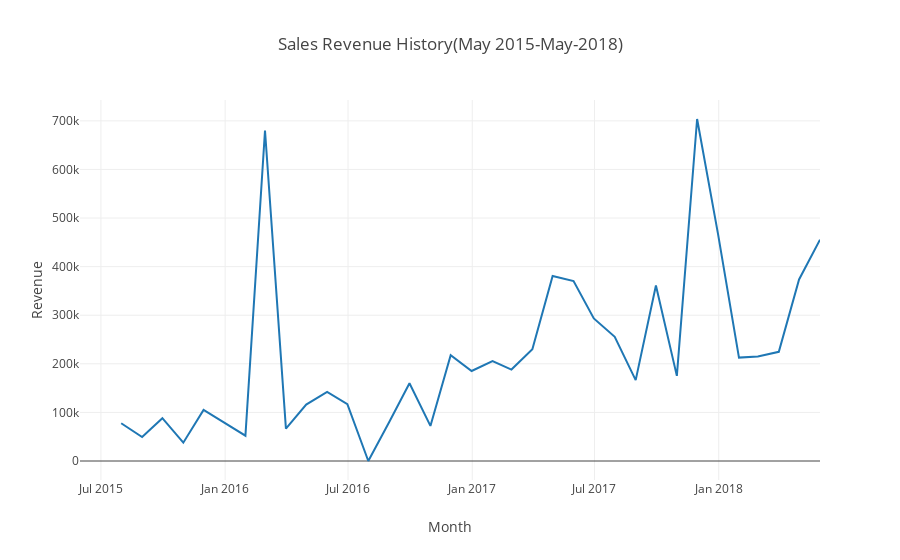

Notebook cell for this chart:
### Code cell
traces=[]

traces.append(go.Scatter(x=data.date, y=data.revenue, mode='lines'))

layout = dict(
    title='Sales Revenue History(May 2015-May-2018)',
    yaxis=dict(title='Revenue'), showlegend=False, xaxis=dict(title='Month'))

fig = dict(data=traces, layout=layout)
iplot(fig)

### Figure 1 — Plotly figure (JSON) as saved in the notebook; plotly's stock layout.template omitted (floating-point values rounded to 4 significant figures)
{"data": [{"mode": "lines", "type": "scatter", "x": ["2015-05-31", "2015-07-31", "2015-08-31", "2015-09-30", "2015-10-31", "2015-11-30", "2015-12-31", "2016-01-31", "2016-02-29", "2016-03-31", "2016-04-30", "2016-05-31", "2016-06-30", "2016-07-31", "2016-08-31", "2016-09-30", "2016-10-31", "2016-11-30", "2016-12-31", "2017-01-31", "2017-02-28", "2017-03-31", "2017-04-30", "2017-05-31", "2017-06-30", "2017-07-31", "2017-08-31", "2017-09-30", "2017-10-31", "2017-11-30", "2017-12-31", "2018-01-31", "2018-02-28", "2018-03-31", "2018-04-30", "2018-05-31"], "y": [null, 77650.0, 49420.0, 88100.0, 37730.0, 105100.0, 79410.0, 52140.0, 680100.0, 66750.0, 116200.0, 142300.0, 117100.0, 0, 80320.0, 160000.0, 72200.0, 217900.0, 185200.0, 205700.0, 188200.0, 230000.0, 380900.0, 370200.0, 293500.0, 255600.0, 166400.0, 361300.0, 175200.0, 703800.0, 466800.0, 212800.0, 215000.0, 224700.0, 373600.0, 455600.0]}], "layout": {"showlegend": false, "title": "Sales Revenue History(May 2015-May-2018)", "xaxis": {"title": "Month"}, "yaxis": {"title": "Revenue"}}}
